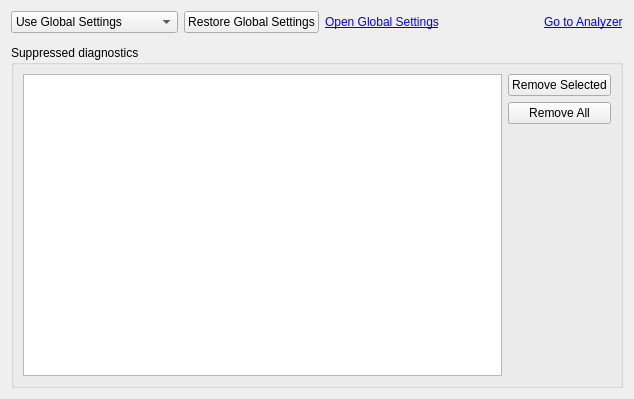
<?xml version="1.0" encoding="UTF-8"?>
<ui version="4.0">
 <class>ClangTools::Internal::ProjectSettingsWidget</class>
 <widget class="QWidget" name="ClangTools::Internal::ProjectSettingsWidget">
  <property name="geometry">
   <rect>
    <x>0</x>
    <y>0</y>
    <width>634</width>
    <height>399</height>
   </rect>
  </property>
  <property name="windowTitle">
   <string/>
  </property>
  <layout class="QVBoxLayout" name="verticalLayout_3">
   <item>
    <layout class="QHBoxLayout" name="horizontalLayout">
     <item>
      <widget class="QComboBox" name="globalCustomComboBox">
       <item>
        <property name="text">
         <string>Use Global Settings</string>
        </property>
       </item>
       <item>
        <property name="text">
         <string>Use Customized Settings</string>
        </property>
       </item>
      </widget>
     </item>
     <item>
      <widget class="QPushButton" name="restoreGlobal">
       <property name="text">
        <string>Restore Global Settings</string>
       </property>
      </widget>
     </item>
     <item>
      <widget class="QLabel" name="gotoGlobalSettingsLabel">
       <property name="text">
        <string>&lt;a href=&quot;target&quot;&gt;Open Global Settings&lt;/a&gt;</string>
       </property>
      </widget>
     </item>
     <item>
      <spacer name="horizontalSpacer">
       <property name="orientation">
        <enum>Qt::Horizontal</enum>
       </property>
       <property name="sizeHint" stdset="0">
        <size>
         <width>40</width>
         <height>20</height>
        </size>
       </property>
      </spacer>
     </item>
     <item>
      <widget class="QLabel" name="gotoAnalyzerModeLabel">
       <property name="text">
        <string>&lt;a href=&quot;target&quot;&gt;Go to Analyzer&lt;/a&gt;</string>
       </property>
      </widget>
     </item>
    </layout>
   </item>
   <item>
    <widget class="ClangTools::Internal::RunSettingsWidget" name="runSettingsWidget" native="true"/>
   </item>
   <item>
    <widget class="QGroupBox" name="groupBox">
     <property name="title">
      <string>Suppressed diagnostics</string>
     </property>
     <layout class="QVBoxLayout" name="verticalLayout_2">
      <item>
       <layout class="QHBoxLayout" name="horizontalLayout_2">
        <item>
         <widget class="QTreeView" name="diagnosticsView">
          <property name="selectionMode">
           <enum>QAbstractItemView::SingleSelection</enum>
          </property>
         </widget>
        </item>
        <item>
         <layout class="QVBoxLayout" name="verticalLayout">
          <item>
           <widget class="QPushButton" name="removeSelectedButton">
            <property name="text">
             <string>Remove Selected</string>
            </property>
           </widget>
          </item>
          <item>
           <widget class="QPushButton" name="removeAllButton">
            <property name="text">
             <string>Remove All</string>
            </property>
           </widget>
          </item>
          <item>
           <spacer name="verticalSpacer">
            <property name="orientation">
             <enum>Qt::Vertical</enum>
            </property>
            <property name="sizeHint" stdset="0">
             <size>
              <width>20</width>
              <height>40</height>
             </size>
            </property>
           </spacer>
          </item>
         </layout>
        </item>
       </layout>
      </item>
     </layout>
    </widget>
   </item>
  </layout>
 </widget>
 <customwidgets>
  <customwidget>
   <class>ClangTools::Internal::RunSettingsWidget</class>
   <extends>QWidget</extends>
   <header>clangtools/runsettingswidget.h</header>
   <container>1</container>
  </customwidget>
 </customwidgets>
 <resources/>
 <connections/>
</ui>
